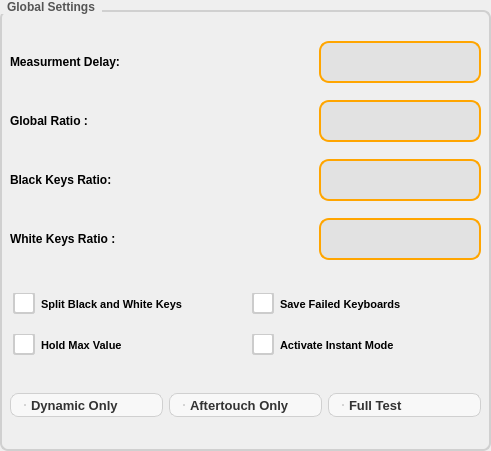
             <widget class="QGroupBox" name="groupBox_3">
              <property name="geometry">
               <rect>
                <x>80</x>
                <y>20</y>
                <width>491</width>
                <height>451</height>
               </rect>
              </property>
              <property name="styleSheet">
               <string notr="true">QGroupBox {
    border: 2px solid #D0D0D0;  /* light gray border */
    border-radius: 8px;
    margin-top: 10px;
    font-weight: bold;
    color: #555;
    padding: 10px;
}
QGroupBox::title {
    subcontrol-origin: margin;
    subcontrol-position: top left;
    padding: 0 5px;
}
</string>
              </property>
              <property name="title">
               <string>Global Settings</string>
              </property>
              <widget class="QWidget" name="gridLayoutWidget">
               <property name="geometry">
                <rect>
                 <x>10</x>
                 <y>30</y>
                 <width>471</width>
                 <height>241</height>
                </rect>
               </property>
               <layout class="QGridLayout" name="gridLayout_2">
                <item row="3" column="0">
                 <widget class="QLabel" name="label_54">
                  <property name="font">
                   <font>
                    <weight>75</weight>
                    <bold>true</bold>
                   </font>
                  </property>
                  <property name="text">
                   <string>White Keys Ratio :</string>
                  </property>
                 </widget>
                </item>
                <item row="0" column="1">
                 <widget class="QLineEdit" name="lineEdit_counter_period">
                  <property name="styleSheet">
                   <string notr="true">QLineEdit {
    border-radius: 10px;
    border: 2px solid #FFA500;       /* orange outline */
    background-color: #e2e2e2;
    padding: 10px 12px;
    font-family: 'Segoe UI', Roboto, Oxygen, Ubuntu, Cantarell, 'Open Sans', 'Helvetica Neue', sans-serif;
    font-size: 14px;
    color: #333;
}

QLineEdit:focus {
    border: 2px solid #FFB347;       /* lighter orange on focus */
    background-color: #ffffff;
	box-shadow: 0 0 8px #FFD580;
}

QLineEdit:hover {
    border: 2px solid #FFC266;
}

</string>
                  </property>
                 </widget>
                </item>
                <item row="1" column="1">
                 <widget class="QLineEdit" name="lineEdit_ratio">
                  <property name="styleSheet">
                   <string notr="true">QLineEdit {
    border-radius: 10px;
    border: 2px solid #FFA500;       /* orange outline */
    background-color: #e2e2e2;
    padding: 10px 12px;
    font-family: 'Segoe UI', Roboto, Oxygen, Ubuntu, Cantarell, 'Open Sans', 'Helvetica Neue', sans-serif;
    font-size: 14px;
    color: #333;
}

QLineEdit:focus {
    border: 2px solid #FFB347;       /* lighter orange on focus */
    background-color: #ffffff;
	box-shadow: 0 0 8px #FFD580;
}

QLineEdit:hover {
    border: 2px solid #FFC266;
}

</string>
                  </property>
                 </widget>
                </item>
                <item row="2" column="0">
                 <widget class="QLabel" name="label_53">
                  <property name="font">
                   <font>
                    <weight>75</weight>
                    <bold>true</bold>
                   </font>
                  </property>
                  <property name="text">
                   <string>Black Keys Ratio:</string>
                  </property>
                 </widget>
                </item>
                <item row="2" column="1">
                 <widget class="QLineEdit" name="lineEdit_ratio_black">
                  <property name="styleSheet">
                   <string notr="true">QLineEdit {
    border-radius: 10px;
    border: 2px solid #FFA500;       /* orange outline */
    background-color: #e2e2e2;
    padding: 10px 12px;
    font-family: 'Segoe UI', Roboto, Oxygen, Ubuntu, Cantarell, 'Open Sans', 'Helvetica Neue', sans-serif;
    font-size: 14px;
    color: #333;
}

QLineEdit:focus {
    border: 2px solid #FFB347;       /* lighter orange on focus */
    background-color: #ffffff;
	box-shadow: 0 0 8px #FFD580;
}

QLineEdit:hover {
    border: 2px solid #FFC266;
}

</string>
                  </property>
                 </widget>
                </item>
                <item row="3" column="1">
                 <widget class="QLineEdit" name="lineEdit_ratio_white">
                  <property name="styleSheet">
                   <string notr="true">QLineEdit {
    border-radius: 10px;
    border: 2px solid #FFA500;       /* orange outline */
    background-color: #e2e2e2;
    padding: 10px 12px;
    font-family: 'Segoe UI', Roboto, Oxygen, Ubuntu, Cantarell, 'Open Sans', 'Helvetica Neue', sans-serif;
    font-size: 14px;
    color: #333;
}

QLineEdit:focus {
    border: 2px solid #FFB347;       /* lighter orange on focus */
    background-color: #ffffff;
	box-shadow: 0 0 8px #FFD580;
}

QLineEdit:hover {
    border: 2px solid #FFC266;
}

</string>
                  </property>
                 </widget>
                </item>
                <item row="0" column="0">
                 <widget class="QLabel" name="label_52">
                  <property name="font">
                   <font>
                    <weight>75</weight>
                    <bold>true</bold>
                   </font>
                  </property>
                  <property name="text">
                   <string>Measurment Delay:                                                          </string>
                  </property>
                 </widget>
                </item>
                <item row="1" column="0">
                 <widget class="QLabel" name="label_49">
                  <property name="font">
                   <font>
                    <weight>75</weight>
                    <bold>true</bold>
                   </font>
                  </property>
                  <property name="text">
                   <string>Global Ratio :</string>
                  </property>
                 </widget>
                </item>
               </layout>
              </widget>
              <widget class="QWidget" name="gridLayoutWidget_5">
               <property name="geometry">
                <rect>
                 <x>10</x>
                 <y>280</y>
                 <width>471</width>
                 <height>91</height>
                </rect>
               </property>
               <layout class="QGridLayout" name="gridLayout_7">
                <item row="0" column="1">
                 <widget class="QCheckBox" name="scan_nogoodkeyboards">
                  <property name="font">
                   <font>
                    <pointsize>8</pointsize>
                    <weight>75</weight>
                    <bold>true</bold>
                   </font>
                  </property>
                  <property name="styleSheet">
                   <string notr="true">QCheckBox::indicator {
    width: 18px;
    height: 18px;
    border: 2px solid #ccc;
    border-radius: 3px;
    background: white;
}

QCheckBox::indicator:checked {
    image: none;
    border: 2px solid #4CAF50;
    background-color: #4CAF50;
}

QCheckBox::indicator:checked::before {
    content: &quot;✓&quot;;
    color: white;
    font-weight: bold;
    position: absolute;
    left: 3px;
    top: -1px;
    font-size: 14px;
}
</string>
                  </property>
                  <property name="text">
                   <string>Save Failed Keyboards</string>
                  </property>
                  <property name="iconSize">
                   <size>
                    <width>16</width>
                    <height>16</height>
                   </size>
                  </property>
                  <property name="checked">
                   <bool>true</bool>
                  </property>
                 </widget>
                </item>
                <item row="1" column="0">
                 <widget class="QCheckBox" name="checkBoxrebounded">
                  <property name="font">
                   <font>
                    <pointsize>8</pointsize>
                    <weight>75</weight>
                    <bold>true</bold>
                   </font>
                  </property>
                  <property name="styleSheet">
                   <string notr="true">QCheckBox::indicator {
    width: 18px;
    height: 18px;
    border: 2px solid #ccc;
    border-radius: 3px;
    background: white;
}

QCheckBox::indicator:checked {
    image: none;
    border: 2px solid #4CAF50;
    background-color: #4CAF50;
}

QCheckBox::indicator:checked::before {
    content: &quot;✓&quot;;
    color: white;
    font-weight: bold;
    position: absolute;
    left: 3px;
    top: -1px;
    font-size: 14px;
}
</string>
                  </property>
                  <property name="text">
                   <string>Hold Max Value</string>
                  </property>
                  <property name="iconSize">
                   <size>
                    <width>16</width>
                    <height>16</height>
                   </size>
                  </property>
                  <property name="checked">
                   <bool>true</bool>
                  </property>
                 </widget>
                </item>
                <item row="1" column="1">
                 <widget class="QCheckBox" name="checkBox_notimer">
                  <property name="font">
                   <font>
                    <pointsize>8</pointsize>
                    <weight>75</weight>
                    <bold>true</bold>
                   </font>
                  </property>
                  <property name="styleSheet">
                   <string notr="true">QCheckBox::indicator {
    width: 18px;
    height: 18px;
    border: 2px solid #ccc;
    border-radius: 3px;
    background: white;
}

QCheckBox::indicator:checked {
    image: none;
    border: 2px solid #4CAF50;
    background-color: #4CAF50;
}

QCheckBox::indicator:checked::before {
    content: &quot;✓&quot;;
    color: white;
    font-weight: bold;
    position: absolute;
    left: 3px;
    top: -1px;
    font-size: 14px;
}
</string>
                  </property>
                  <property name="text">
                   <string>Activate Instant Mode</string>
                  </property>
                  <property name="iconSize">
                   <size>
                    <width>16</width>
                    <height>16</height>
                   </size>
                  </property>
                  <property name="checked">
                   <bool>true</bool>
                  </property>
                 </widget>
                </item>
                <item row="0" column="0">
                 <widget class="QCheckBox" name="checkBoxresplit">
                  <property name="font">
                   <font>
                    <pointsize>8</pointsize>
                    <weight>75</weight>
                    <bold>true</bold>
                   </font>
                  </property>
                  <property name="styleSheet">
                   <string notr="true">QCheckBox::indicator {
    width: 18px;
    height: 18px;
    border: 2px solid #ccc;
    border-radius: 3px;
    background: white;
}

QCheckBox::indicator:checked {
    image: none;
    border: 2px solid #4CAF50;
    background-color: #4CAF50;
}

QCheckBox::indicator:checked::before {
    content: &quot;✓&quot;;
    color: white;
    font-weight: bold;
    position: absolute;
    left: 3px;
    top: -1px;
    font-size: 14px;
}
</string>
                  </property>
                  <property name="text">
                   <string>Split Black and White Keys</string>
                  </property>
                  <property name="iconSize">
                   <size>
                    <width>16</width>
                    <height>16</height>
                   </size>
                  </property>
                  <property name="checked">
                   <bool>true</bool>
                  </property>
                 </widget>
                </item>
               </layout>
              </widget>
              <widget class="QWidget" name="gridLayoutWidget_6">
               <property name="geometry">
                <rect>
                 <x>10</x>
                 <y>380</y>
                 <width>471</width>
                 <height>51</height>
                </rect>
               </property>
               <layout class="QGridLayout" name="gridLayout_8">
                <item row="0" column="0">
                 <widget class="QRadioButton" name="dynamic_radio">
                  <property name="styleSheet">
                   <string notr="true">/* Hide default radio indicator */
QRadioButton::indicator {
    width: 0;
    height: 0;
}

/* Base style */
QRadioButton {
    padding: 3px 14px;
    min-height: 16px;
    border-radius: 8px;
    border: 1px solid #d0d0d0;
    background-color: #f8f8f8;
    color: #333;
    font-size: 13px;
    font-weight: 600;
}

/* Hover state */
QRadioButton:hover {
    background-color: #f0f0f0;
}

/* Checked (orange highlight) */
QRadioButton:checked {
    background-color: #fff2e0;
    border: 1.5px solid #ff9800;
    color: #222;
    padding-left: 16px;   /* tiny shift = premium look */
    transition: 0.15s;
}
</string>
                  </property>
                  <property name="text">
                   <string>Dynamic Only</string>
                  </property>
                 </widget>
                </item>
                <item row="0" column="1">
                 <widget class="QRadioButton" name="aft_radio">
                  <property name="styleSheet">
                   <string notr="true">/* Hide default radio indicator */
QRadioButton::indicator {
    width: 0;
    height: 0;
}

/* Base style */
QRadioButton {
    padding: 3px 14px;
    min-height: 16px;
    border-radius: 8px;
    border: 1px solid #d0d0d0;
    background-color: #f8f8f8;
    color: #333;
    font-size: 13px;
    font-weight: 600;
}

/* Hover state */
QRadioButton:hover {
    background-color: #f0f0f0;
}

/* Checked (orange highlight) */
QRadioButton:checked {
    background-color: #fff2e0;
    border: 1.5px solid #ff9800;
    color: #222;
    padding-left: 16px;   /* tiny shift = premium look */
    transition: 0.15s;
}
</string>
                  </property>
                  <property name="text">
                   <string>Aftertouch Only</string>
                  </property>
                 </widget>
                </item>
                <item row="0" column="2">
                 <widget class="QRadioButton" name="full_radio">
                  <property name="styleSheet">
                   <string notr="true">/* Hide default radio indicator */
QRadioButton::indicator {
    width: 0;
    height: 0;
}

/* Base style */
QRadioButton {
    padding: 3px 14px;
    min-height: 16px;
    border-radius: 8px;
    border: 1px solid #d0d0d0;
    background-color: #f8f8f8;
    color: #333;
    font-size: 13px;
    font-weight: 600;
}

/* Hover state */
QRadioButton:hover {
    background-color: #f0f0f0;
}

/* Checked (orange highlight) */
QRadioButton:checked {
    background-color: #fff2e0;
    border: 1.5px solid #ff9800;
    color: #222;
    padding-left: 16px;   /* tiny shift = premium look */
    transition: 0.15s;
}
</string>
                  </property>
                  <property name="text">
                   <string>Full Test  </string>
                  </property>
                 </widget>
                </item>
               </layout>
              </widget>
             </widget>
